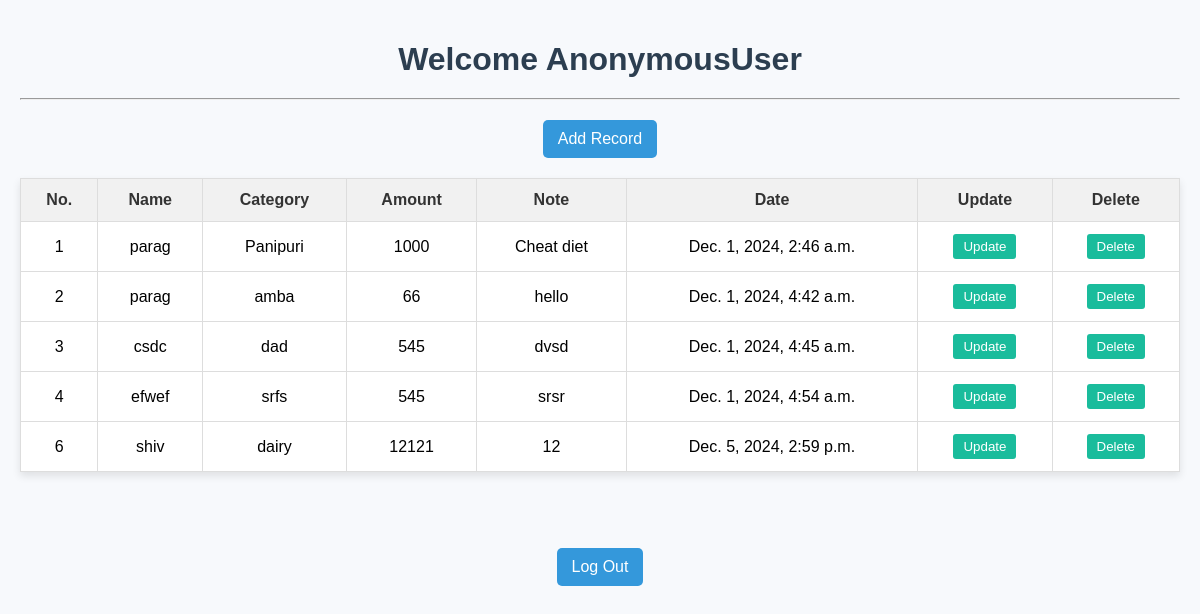
The page /tracking on the database its author committed.
### ET/models.py (models this page shows, shortened)
class Tracking(models.Model):
    add_date = models.DateTimeField(auto_now_add=True)
    first_name= models.CharField(max_length=50)
    last_name= models.CharField(max_length=50)
    amount = models.IntegerField()
    category = models.CharField(max_length=50)
    note = models.CharField(max_length=100)

### ET/views.py (the view)
# urls.py: path('tracking',views.tracking,name='tracking'),
def tracking(request):
    trc = Tracking.objects.all()
    context = {'trc':trc}
    return render(request,'tracking.html',context)

### template/tracking.html (shortened to what this page needs)
<!DOCTYPE html>
<html lang="en">
<head>
</head>
<body>
    <h1>Welcome {{user}}</h1>
    <hr>
    <h2><button><a href="{% url 'addrecord'   %}">Add Record</a></button></h2>
    <table class="table table-hover table-bordered">
        <thead class="table-light">
            <tr>
                <th scope="col">No.</th>
                <th scope="col">Name</th>
                <th scope="col">Category</th>
                <th scope="col">Amount</th>
                <th scope="col">Note</th>
                <th scope="col">Date</th>
                <th scope="col">Update</th>
                <th scope="col">Delete</th>
            </tr>
        </thead>
        <tbody>
            {% if trc %}
                {% for i in trc %}
                <tr>
                    <td>{{i.id}}</td>
                    <td>{{i.first_name}}</td>
                    <td>{{i.category}}</td>
                    <td>{{i.amount}}</td>
                    <td>{{i.note}}</td>
                    <td>{{i.add_date}}</td>
                    <td><button><a href="{% url 'updaterecord' i.id %}">Update</a></button></td>
                    <td><button><a href="{% url 'deleterecord' i.id %}">Delete</a></button></td>
                </tr>
                {% endfor %}
            {% endif %}
        </tbody>
    </table>
    <br><br>
    <Right><h2><button><a href="{% url 'logout'   %}">Log Out</a></button></h2></Right>
</body>
</html>

### template/tracking.html (style rules this page uses)
body { font-family: Arial, sans-serif; background-color: #f7f9fc; margin: 0; padding: 20px; }
h1 { color: #2c3e50; text-align: center; margin-bottom: 20px; }
h2 { text-align: center; }
h2 button { background-color: #3498db; color: white; border: none; padding: 10px 15px; border-radius: 5px; font-size: 16px; cursor: pointer; transition: background-color 0.3s ease; }
h2 a { text-decoration: none; color: white; }
table { width: 100%; border-collapse: collapse; margin: 20px 0; box-shadow: 0 4px 8px rgba(0, 0, 0, 0.1); background: #fff; }
th, td { border: 1px solid #ddd; padding: 12px; text-align: center; }
th { background-color: #f1f1f1; color: #333; }
button { background-color: #1abc9c; color: white; border: none; padding: 5px 10px; border-radius: 3px; cursor: pointer; transition: background-color 0.3s ease; }
a { text-decoration: none; color: white; }

### rows shown on the page
Tracking: id "1", first_name "parag", category "Panipuri", amount "1000", note "Cheat diet", add_date "Dec. 1, 2024, 2:46 a.m."
Tracking: id "2", first_name "parag", category "amba", amount "66", note "hello", add_date "Dec. 1, 2024, 4:42 a.m."
Tracking: id "3", first_name "csdc", category "dad", amount "545", note "dvsd", add_date "Dec. 1, 2024, 4:45 a.m."
Tracking: id "4", first_name "efwef", category "srfs", amount "545", note "srsr", add_date "Dec. 1, 2024, 4:54 a.m."
Tracking: id "6", first_name "shiv", category "dairy", amount "12121", note "12", add_date "Dec. 5, 2024, 2:59 p.m."

### other values the page prints
{{ user }} "AnonymousUser"
